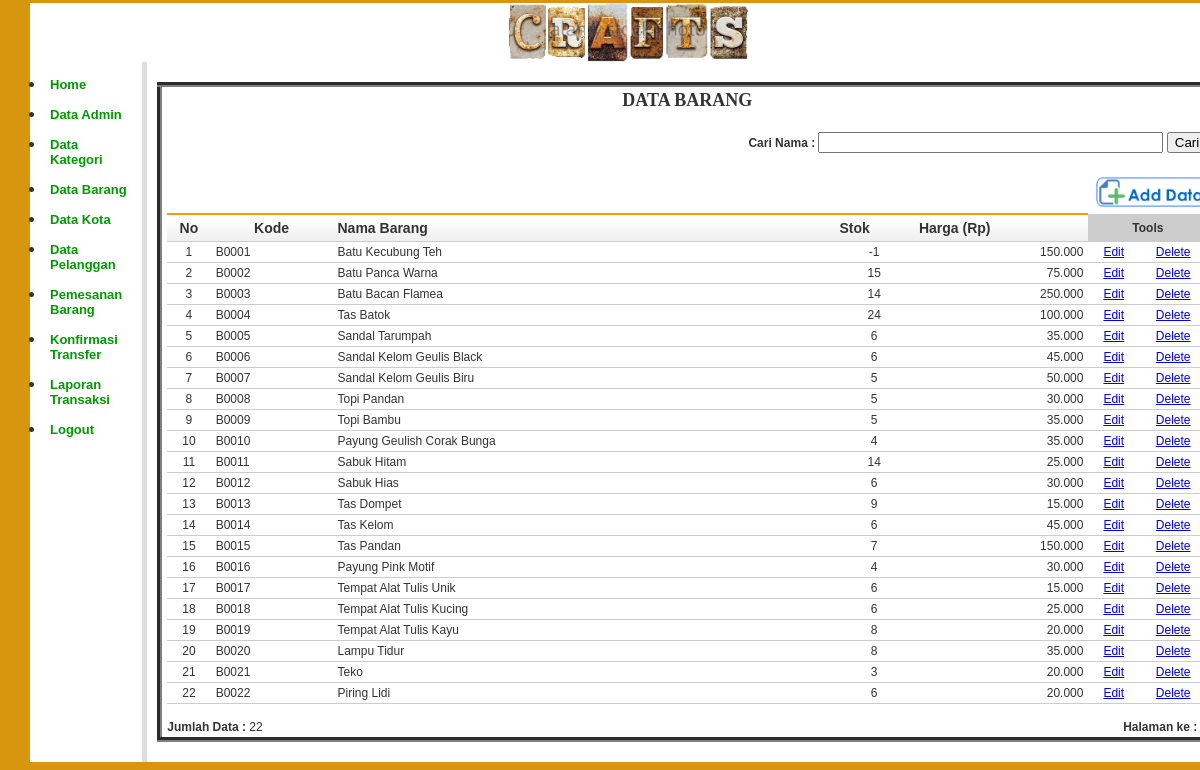
The page /admin/index.php?open=Barang-Data (signed in) on the database its author committed.
### tables this page shows
CREATE TABLE IF NOT EXISTS `barang` (
  `kd_barang` char(5) NOT NULL,
  `nm_barang` varchar(100) NOT NULL,
  `harga_modal` int(12) NOT NULL,
  `harga_jual` int(12) NOT NULL,
  `stok` int(4) NOT NULL,
  `keterangan` text NOT NULL,
  `file_gambar` varchar(100) NOT NULL,
  `kd_kategori` char(4) DEFAULT NULL,
  PRIMARY KEY (`kd_barang`),
  KEY `kd_kategori` (`kd_kategori`)
);

### library/inc.library.php (called while the page is built, shortened)
<?php
function format_angka($angka) {
	if ($angka > 1) {
		$hasil =  number_format($angka,0, ",",".");
	}
	else {
		$hasil = 0;
	}
	return $hasil;
}
?>

### admin/barang_data.php (the view, shortened to what this page needs)
<?php
include_once "../library/inc.connection.php";
include_once "../library/inc.library.php";
$baris = 50;
$hal = isset($_GET['hal']) ? $_GET['hal'] : 0;
$pageSql = "SELECT * FROM barang";
$pageQry = mysql_query($pageSql, $koneksidb) or die ("error paging: ".mysql_error());
$jumlah	 = mysql_num_rows($pageQry);
$dataCari	= isset($_POST['txtCari']) ? $_POST['txtCari'] : '';
?>
<table width="1060" border="5" cellpadding="2" cellspacing="1" class="table-common">
  <tr>
    <td height="30" colspan="2" align="center"><H2 align=center><b>DATA BARANG </b></h2></td>
  </tr>
   <td colspan="2" align="right">
	<form action="<?php $_SERVER['PHP_SELF']; ?>" method="post" name="form1" target="_self">
      <b>Cari Nama :</b>
        <input name="txtCari" type="text" value="<?php echo $dataCari; ?>" size="40" maxlength="100" />
      <input name="btnCari" type="submit" value="Cari" />
      </form>
      </td>
  <tr>
    <td colspan="2"></td>
  </tr>
  <tr>
    <td colspan="2" align="right"><a href="?open=Barang-Add" target="_self"><img src="../images/btn_add_data.png" height="30" border="0" /></a></td>
  </tr>
  <tr>
    <td colspan="2">
	<table class="table-list" width="100%" border="0" cellspacing="1" cellpadding="2">
      <tr>
        <th width="32" align="center" bgcolor="#CCCCCC"><strong>No</strong></th>
        <th width="108" align="center" bgcolor="#CCCCCC"><strong>Kode</strong></th>
        <th width="476" bgcolor="#CCCCCC"><strong>Nama Barang </strong></th>
        <th width="67" bgcolor="#CCCCCC"><strong> Stok</strong></th>
        <th width="159" bgcolor="#CCCCCC"><strong> Harga (Rp) </strong></th>
        <td colspan="2" align="center" bgcolor="#CCCCCC"><strong>Tools</strong></td>
        </tr>
      <?php	if(isset($_POST['btnCari'])){
		$mySql = "SELECT * FROM barang WHERE nm_barang LIKE '%$dataCari%' ORDER BY kd_barang DESC LIMIT $hal, $baris";
	}else {
	$mySql = "SELECT * FROM barang ORDER BY kd_barang ASC LIMIT $hal, $baris";
	}
	$myQry = mysql_query($mySql, $koneksidb)  or die ("Query salah : ".mysql_error());
	$nomor = $hal;
	while ($myData = mysql_fetch_array($myQry)) {
		$nomor++;
		$Kode = $myData['kd_barang'];
	?>
      <tr>
        <td align="center"><?php echo $nomor; ?></td>
        <td><?php echo $myData['kd_barang']; ?></td>
        <td><?php echo $myData['nm_barang']; ?></td>
        <td align="center"><?php echo $myData['stok']; ?></td>
        <td align="right"><?php echo format_angka($myData['harga_jual']); ?></td>
        <td width="39" align="center"><a href="?open=Barang-Edit&Kode=<?php echo $Kode; ?>" target="_self" alt="Edit Data">Edit</a></td>
        <td width="56" align="center"><a href="?open=Barang-Delete&Kode=<?php echo $Kode; ?>" target="_self" alt="Delete Data" onclick="return confirm('ANDA YAKIN AKAN MENGHAPUS DATA BARANG INI ... ?')">Delete</a></td>
      </tr>
      <?php } ?>
    </table></td>
  </tr>
  <tr class="selKecil">
    <td width="407"><b>Jumlah Data :</b> <?php echo $jumlah; ?> </td>
    <td width="384" align="right"><b>Halaman ke :</b>
	?></td>
  </tr>
</table>

### style/style_admin.css (style rules this page uses)
body { margin: 0px auto 0px; padding: 3px; font-family: Arial; font-size: 14px; color: #333; width: 95%; background-position: top; background-color: #D8960E; }
.table-main td { color: #333; border-collapse: collapse; vertical-align: center; padding: 0px; border: none; }
.table-common { clear: both; text-align: left; border-collapse: collapse; margin: 10px 0px 10px 0px; background:#fff; }
.table-common th { color: #333; font-size: 14px; font-weight: 700; margin: 2px 2px 2px 2px; padding: 5px 5px; background: url(../images/Background_td.gif) repeat-x top #fff; border-bottom: 1px solid #CCC; border-top: 2px solid #666666; }
.table-common td { color: #333; font-size:12px; border-color: #fff; border-collapse: collapse; vertical-align: center; padding: 3px 5px; border-bottom:0px #CCCCCC solid; }
.table-list { clear: both; text-align: left; border-collapse: collapse; margin: 0px 0px 10px 0px; background:#fff; }
.table-list th { color: #333; font-size: 14px; font-weight: 700; margin: 2px 2px 2px 2px; padding: 5px 5px; background: url(../images/head_white.jpg) repeat-x top #fff; border-bottom: 1px solid #CCC; border-top: 2px solid #FF9900; }
.table-list td { color: #333; font-size:12px; border-color: #fff; border-collapse: collapse; vertical-align: center; padding: 3px 5px; border-bottom:1px #CCCCCC solid; }
.selKecil { color: #333; font-size:12px; border-color: #fff; border-collapse: collapse; vertical-align: center; padding: 3px 5px; border-bottom:1px #CCCCCC solid; }

### admin/barang_data.php (style rules this page uses)
.table-common tr td h2 b { font-family: "Times New Roman", Times, serif; }

### rows shown on the page
barang: kd_barang "B0001", nm_barang "Batu Kecubung Teh", stok "-1", harga_jual "150.000"
barang: kd_barang "B0002", nm_barang "Batu Panca Warna", stok "15", harga_jual "75.000"
barang: kd_barang "B0003", nm_barang "Batu Bacan Flamea", stok "14", harga_jual "250.000"
barang: kd_barang "B0004", nm_barang "Tas Batok", stok "24", harga_jual "100.000"
barang: kd_barang "B0005", nm_barang "Sandal Tarumpah", stok "6", harga_jual "35.000"
barang: kd_barang "B0006", nm_barang "Sandal Kelom Geulis Black", stok "6", harga_jual "45.000"
barang: kd_barang "B0007", nm_barang "Sandal Kelom Geulis Biru", stok "5", harga_jual "50.000"
barang: kd_barang "B0008", nm_barang "Topi Pandan", stok "5", harga_jual "30.000"
barang: kd_barang "B0009", nm_barang "Topi Bambu", stok "5", harga_jual "35.000"
barang: kd_barang "B0010", nm_barang "Payung Geulish Corak Bunga", stok "4", harga_jual "35.000"
barang: kd_barang "B0011", nm_barang "Sabuk Hitam", stok "14", harga_jual "25.000"
barang: kd_barang "B0012", nm_barang "Sabuk Hias", stok "6", harga_jual "30.000"
barang: kd_barang "B0013", nm_barang "Tas Dompet", stok "9", harga_jual "15.000"
barang: kd_barang "B0014", nm_barang "Tas Kelom", stok "6", harga_jual "45.000"
barang: kd_barang "B0015", nm_barang "Tas Pandan", stok "7", harga_jual "150.000"
barang: kd_barang "B0016", nm_barang "Payung Pink Motif", stok "4", harga_jual "30.000"
barang: kd_barang "B0017", nm_barang "Tempat Alat Tulis Unik", stok "6", harga_jual "15.000"
barang: kd_barang "B0018", nm_barang "Tempat Alat Tulis Kucing", stok "6", harga_jual "25.000"
barang: kd_barang "B0019", nm_barang "Tempat Alat Tulis Kayu", stok "8", harga_jual "20.000"
barang: kd_barang "B0020", nm_barang "Lampu Tidur", stok "8", harga_jual "35.000"
barang: kd_barang "B0021", nm_barang "Teko", stok "3", harga_jual "20.000"
barang: kd_barang "B0022", nm_barang "Piring Lidi", stok "6", harga_jual "20.000"

### other values the page prints
$jumlah "22"
